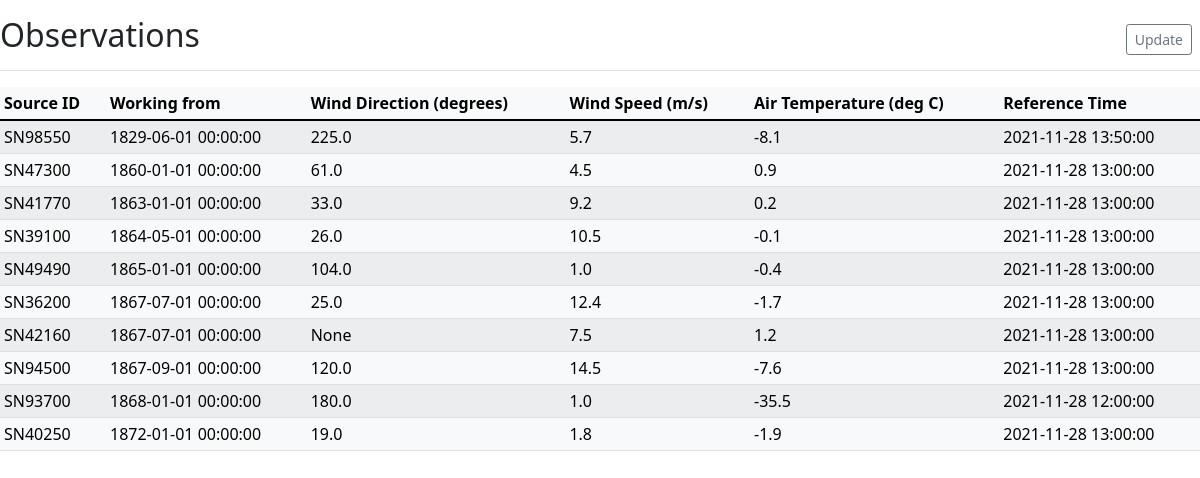
The page / on the database its author committed.
### app/mod_meteo/models.py (models this page shows)
class Base(db.Model):
    __abstract__  = True
    id            = db.Column(db.Integer, primary_key=True)
    date_created  = db.Column(db.DateTime,  default=db.func.current_timestamp())
    date_modified = db.Column(db.DateTime,  default=db.func.current_timestamp(),
                                           onupdate=db.func.current_timestamp())

class Source(Base):
    sensor_id = db.Column(db.String(32), nullable=False, unique=True)
    name = db.Column(db.String(128))
    country = db.Column(db.String(128), nullable=False)
    country_code = db.Column(db.String(128), nullable=False)
    valid_from = db.Column(db.DateTime, nullable=False)
    observations = db.relationship('Observation', backref='source', lazy=True)

class Observation(Base):
    source_id = db.Column(db.Integer, db.ForeignKey('source.id'), nullable=False)
    wind_from_direction_value = db.Column(db.Float)
    wind_speed_value = db.Column(db.Float)
    air_temperature = db.Column(db.Float)
    reference_time =  db.Column(db.DateTime, nullable=False)

### app/mod_meteo/views.py (the view)
@mod_meteo.route("/", methods=['GET','POST'])
def index():
    sources = Source.query.order_by(Source.valid_from).limit(10).all()
    observations_data = []
    for src in sources:
        observation = Observation.query.filter_by(source_id=src.id).order_by(Observation.reference_time.desc()).first()
        obs = dict(
            sensor_id=src.sensor_id,
            valid_from=src.valid_from,
            wind_direction=observation.wind_from_direction_value if observation.wind_from_direction_value else None,
            wind_speed=observation.wind_speed_value if observation.wind_speed_value else None,
            air_temperature=observation.air_temperature if observation.air_temperature else None,
            reference_time=observation.reference_time
        )
        observations_data.append(obs)
    return render_template("mod_meteo/index.html", observations=observations_data)

### app/templates/mod_meteo/index.html (shortened to what this page needs)
<!DOCTYPE html>
<html lang="en">
<head>
    <link href="https://cdn.jsdelivr.net/npm/bootstrap@5.1.3/dist/css/bootstrap.min.css" rel="stylesheet">
</head>
<body>
     <div class="d-flex justify-content-between flex-wrap flex-md-nowrap align-items-center pt-3 pb-2 mb-3 border-bottom">
        <h1 class="h2">Observations</h1>
        <div class="btn-toolbar mb-2 mb-md-0">
          <div class="btn-group me-2">
            <button type="button" class="btn btn-sm btn-outline-secondary" onclick="location.href='/query'">Update</button>
          </div>
        </div>
      </div>
      <div class="table-responsive">
        <table class="table table-striped table-sm table-light">
          <thead>
            <tr>
              <th scope="col">Source ID</th>
              <th scope="col">Working from</th>
              <th scope="col">Wind Direction (degrees)</th>
              <th scope="col">Wind Speed (m/s)</th>
              <th scope="col">Air Temperature (deg C)</th>
              <th scope="col">Reference Time</th>
            </tr>
          </thead>
          <tbody>
          {% for observation in observations %}
            <tr>
              <td>{{ observation.sensor_id }}</td>
              <td>{{ observation.valid_from }}</td>
              <td>{{ observation.wind_direction }}</td>
              <td>{{ observation.wind_speed }}</td>
              <td>{{ observation.air_temperature }}</td>
              <td>{{ observation.reference_time }}</td>
            </tr>
          {% endfor %}
          </tbody>
        </table>
      </div>
</body>
</html>

### rows shown on the page
Source: sensor_id "SN98550", valid_from "1829-06-01 00:00:00"
Observation: wind_direction "225.0", wind_speed "5.7", air_temperature "-8.1", reference_time "2021-11-28 13:50:00"
Source: sensor_id "SN47300", valid_from "1860-01-01 00:00:00"
Observation: wind_direction "61.0", wind_speed "4.5", air_temperature "0.9", reference_time "2021-11-28 13:00:00"
Source: sensor_id "SN41770", valid_from "1863-01-01 00:00:00"
Observation: wind_direction "33.0", wind_speed "9.2", air_temperature "0.2", reference_time "2021-11-28 13:00:00"
Source: sensor_id "SN39100", valid_from "1864-05-01 00:00:00"
Observation: wind_direction "26.0", wind_speed "10.5", air_temperature "-0.1", reference_time "2021-11-28 13:00:00"
Source: sensor_id "SN49490", valid_from "1865-01-01 00:00:00"
Observation: wind_direction "104.0", wind_speed "1.0", air_temperature "-0.4", reference_time "2021-11-28 13:00:00"
Source: sensor_id "SN36200", valid_from "1867-07-01 00:00:00"
Observation: wind_direction "25.0", wind_speed "12.4", air_temperature "-1.7", reference_time "2021-11-28 13:00:00"
Source: sensor_id "SN42160", valid_from "1867-07-01 00:00:00"
Observation: wind_speed "7.5", air_temperature "1.2", reference_time "2021-11-28 13:00:00"
Source: sensor_id "SN94500", valid_from "1867-09-01 00:00:00"
Observation: wind_direction "120.0", wind_speed "14.5", air_temperature "-7.6", reference_time "2021-11-28 13:00:00"
Source: sensor_id "SN93700", valid_from "1868-01-01 00:00:00"
Observation: wind_direction "180.0", wind_speed "1.0", air_temperature "-35.5", reference_time "2021-11-28 12:00:00"
Source: sensor_id "SN40250", valid_from "1872-01-01 00:00:00"
Observation: wind_direction "19.0", wind_speed "1.8", air_temperature "-1.9", reference_time "2021-11-28 13:00:00"

### other values the page prints
{{ observation.wind_direction }} "None"
